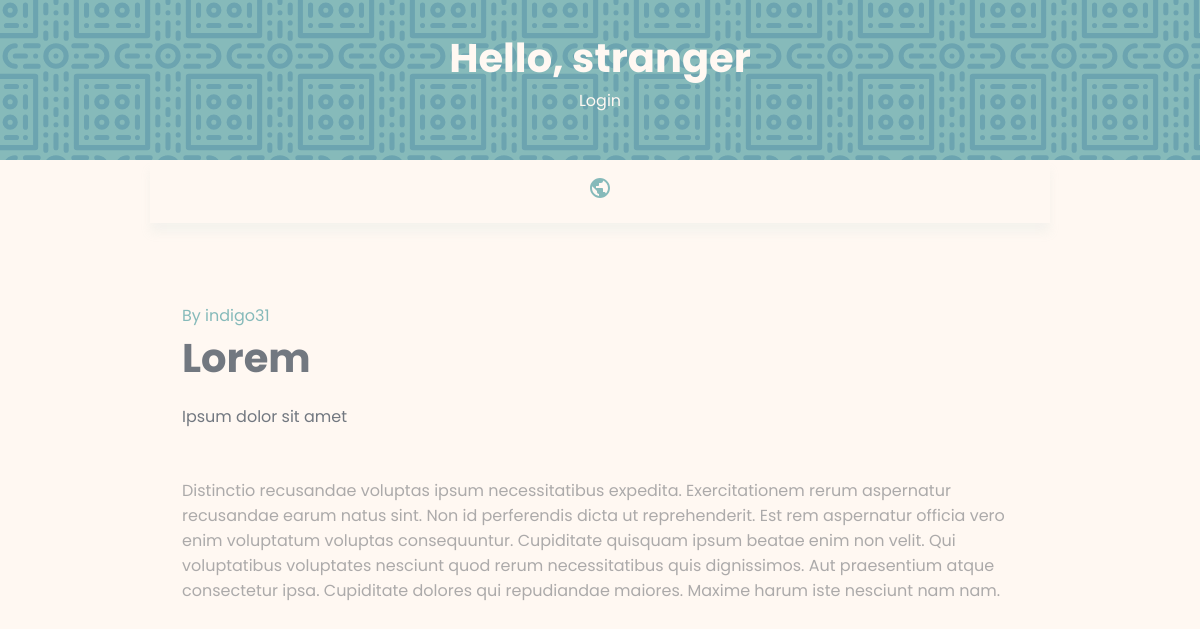
Before: /article/77300c45-9888-4485-adce-e260a843332b/ with the older database file.
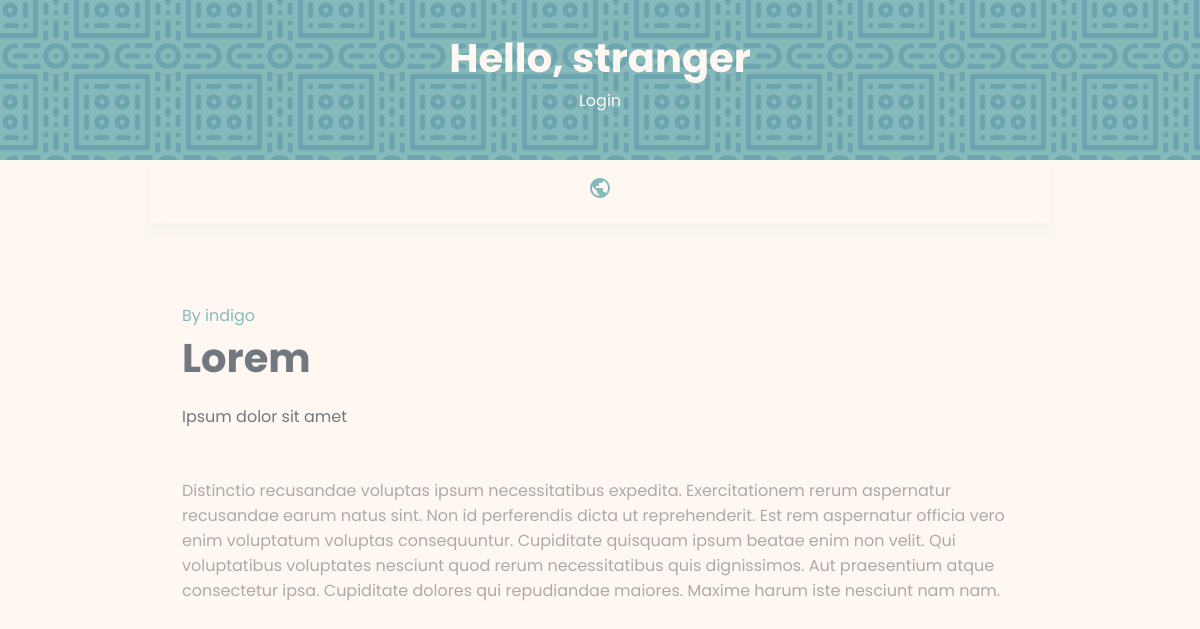
After: the same page with the newer database file.
### articles/models.py (models this page shows, shortened)
class Article(models.Model):
    author = models.ForeignKey(
        Profile, on_delete=models.CASCADE, null=True, blank=True)
    title = models.CharField(max_length=100)
    description = models.CharField(max_length=200)
    body_text = models.CharField(max_length=5000)
    created = models.DateTimeField(auto_now_add=True, null=True, blank=True)
    id = models.UUIDField(default=uuid.uuid4, unique=True,
                          primary_key=True, editable=False)

### users/models.py (models this page shows)
class Profile(models.Model):
    user = models.OneToOneField(
        User, on_delete=models.CASCADE, null=True, blank=True)
    username = models.CharField(max_length=200, blank=True, null=True)
    bio = models.CharField(max_length=200, null=True, blank=True)
    created = models.DateTimeField(auto_now_add=True, null=True, blank=True)
    id = models.UUIDField(default=uuid.uuid4, unique=True,
                          primary_key=True, editable=False)
    def __str__(self):
        return self.user.username

### articles/views.py (the view)
# urls.py: path('article/<str:pk>/', views.singleArticle, name='single-article'),
def singleArticle(req, pk):
	if len(pk) != 36:
		return redirect('all-articles')
	article = get_object_or_404(Article, id=pk)
	context = {'article': article}
	return render(req, 'single-article.html', context)

### articles/templates/single-article.html (shortened to what this page needs)
{% extends 'index.html' %}
{% load static %}
{% block content %}
<section class="single-article">
  <div class="controls">
    <span class="bold2">By <a href="{% url 'settings' article.author.id %}">{{article.author}}</a></span>
  </div>
  <h2>{{article.title}}</h2>
  <p class="bold">{{article.description}}</p>
  <article>{{article.body_text}}</article>
</section>
{% endblock %}

Changed rows visible on the page:
changed through a linked row, Article "Lorem": author "indigo31" → "indigo"
